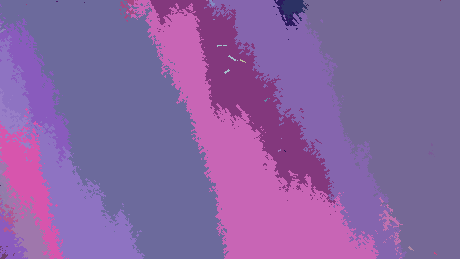
#> input picture py/pillow_python/upward.png, 460 x 259 px
$ python circlelining.py
#> lines starting #> are read from the running program, lines starting #| are printed output that depends on the picture
import math
import time
from random import randint
from PIL import Image, ImageDraw, ImageFilter
save_file_ = 'output.png'


class Circles:
    """Circles("626201613142.png")"""

    def __init__(self, filename):
#> called with filename = 'upward.png'
        print(filename)
        self.filename = filename
        self.image = self.im = Image.open(str(filename))
#> self.image is the input picture: PIL image 460x259 RGB; mean R, G, B 136.4, 99.8, 162.5
        self.im = self.image.filter(ImageFilter.GaussianBlur(radius=10))
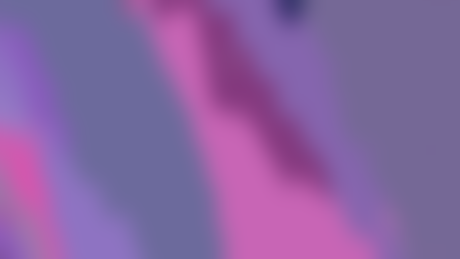
#> self.im: PIL image 460x259 RGB; mean R, G, B 136.4, 99.8, 162.4
        self.pix = self.im.load()
        self.size = self.im.size
#> self.size = (460, 259)
        self.line_wid: int = 1
        self.circle_radius_factor = 20
        self.division = 3
        self.blank_image = self.image
        # self.blank_image = Image.new(
        # 'RGB', (self.size[0], self.size[1]), color=(0, 0, 0, 0))
        self.draw = ImageDraw.Draw(self.image)
        print('circle_radius_factor : ', self.circle_radius_factor)
        print('size : ', self.size)
#| size :  (460, 259)

        self.circle_lining()
        self.blank_image.save(save_file_)

    def __repr__(self): return f"Cools({self.filename})"

    def circle_lining(self):
        list_start_time = time.time()

        list(map(lambda width:
                 list(map(lambda height:
#> (the run stopped early here; a loop or call above may not have finished)
